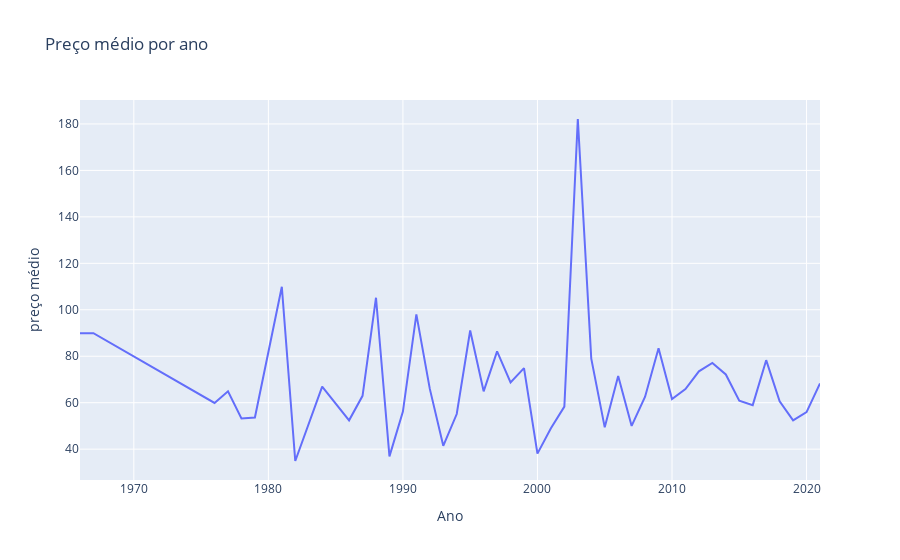

Notebook code for this chart:
### Markdown cell above
## Qual o preço médio dos livros pelo anos?

### Code cell
preco_medio_ano = df.groupby(by='Ano')['preço'].mean().reset_index(name='preço médio').rename(columns={'index':'Ano'})
fig = px.line(preco_medio_ano, x="Ano", y="preço médio", title='Preço médio por ano')
fig.show()

### Figure 1 — Plotly figure (JSON) as saved in the notebook; plotly's stock layout.template omitted (floating-point values rounded to 4 significant figures)
{"data": [{"hovertemplate": "Ano=%{x}<br>preço médio=%{y}<extra></extra>", "legendgroup": "", "line": {"color": "#636efa", "dash": "solid"}, "mode": "lines", "name": "", "orientation": "v", "showlegend": false, "type": "scatter", "x": [1966, 1967, 1976, 1977, 1978, 1979, 1981, 1982, 1984, 1986, 1987, 1988, 1989, 1990, 1991, 1992, 1993, 1994, 1995, 1996, 1997, 1998, 1999, 2000, 2001, 2002, 2003, 2004, 2005, 2006, 2007, 2008, 2009, 2010, 2011, 2012, 2013, 2014, 2015, 2016, 2017, 2018, 2019, 2020, 2021], "xaxis": "x", "y": [89.9, 89.9, 59.9, 64.9, 53.23, 53.65, 109.9, 34.9, 66.95, 52.4, 62.95, 105.2, 36.91, 56.15, 98, 65.93, 41.45, 55.12, 91.07, 64.9, 82.12, 68.76, 74.91, 38.09, 48.98, 58.31, 182.1, 78.98, 49.38, 71.5, 50.01, 62.59, 83.47, 61.6, 65.85, 73.49, 77.1, 72.15, 60.89, 58.95, 78.3, 60.64, 52.37, 55.97, 68.29], "yaxis": "y"}], "layout": {"legend": {"tracegroupgap": 0}, "title": {"text": "Preço médio por ano"}, "xaxis": {"anchor": "y", "domain": [0, 1], "title": {"text": "Ano"}}, "yaxis": {"anchor": "x", "domain": [0, 1], "title": {"text": "preço médio"}}}}
